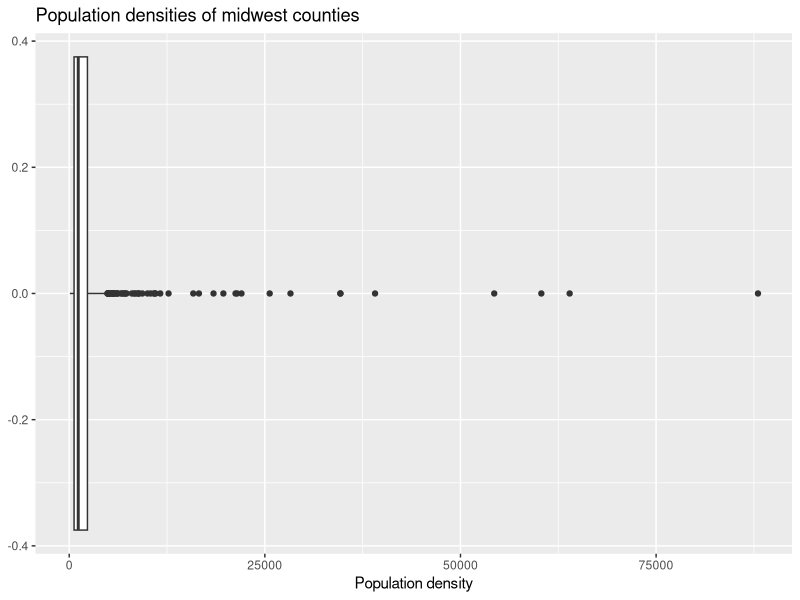
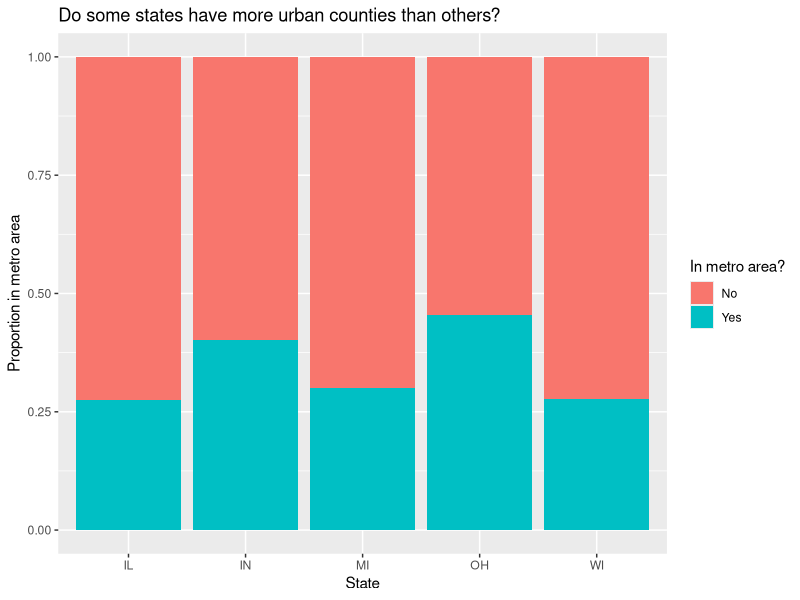
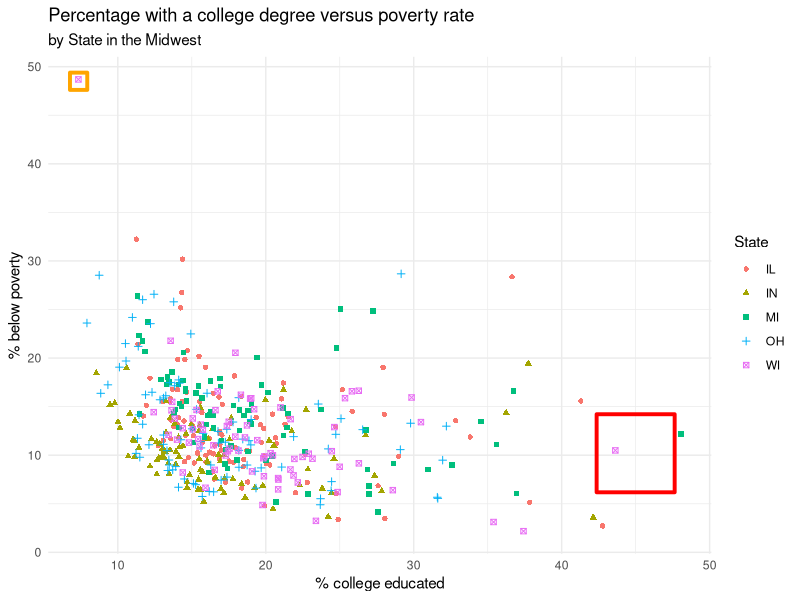

Here is the R script that generated these plots, in order:
## ---- chunk 1
#| eval: true
#| message: false
library(tidyverse)
## ---- chunk 2
#| eval: true
df <- tibble(
  var_1 = c(10, 20, 30, 40, 50),
  var_2 = c("Pizza", "Burger", "Pizza", "Pizza", "Burger"),
  var_3 = c("Apple", "Apple", "Pear", "Pear", "Banana")
)

df
## ---- chunk 3
#| label: popdensity-boxplot
#| fig-width: 5
#| fig-height: 3
#| echo: false
#| eval: true

ggplot(midwest, aes(x = popdensity)) +
  geom_boxplot() +
  labs(
    title = "Population densities of midwest counties",
    x = "Population density"
  )
## ---- chunk 4
#| label: metro-barplot
#| fig-width: 7
#| fig-height: 3
#| echo: false
#| eval: true
midwest <- midwest |>
  mutate(metro = if_else(inmetro == 1, "Yes", "No"))

ggplot(midwest, aes(x = state, fill = metro)) +
  geom_bar(position = "fill") +
  labs(
    title = "Do some states have more urban counties than others?",
    x = "State",
    y = "Proportion in metro area",
    fill = "In metro area?"
  )
## ---- chunk 5
#| label: percollege-percbelowpoverty-scatterplot
#| fig-width: 5
#| fig-height: 3
#| echo: false
#| eval: true
ggplot(
  midwest,
  aes(
    x = percollege, y = percbelowpoverty,
    color = state, shape = state
  )
) +
  geom_point() +
  labs(
    title = "Percentage with a college degree versus poverty rate",
    subtitle = "by State in the Midwest",
    x = "% college educated",
    y = "% below poverty",
    color = "State", shape = "State"
  ) +
  annotate(
    geom = "point",
    x = 7.35, y = 48.5, color = "orange", shape = "square open", 
    size = 4.5, stroke = 2
  ) +
  annotate(
    geom = "point",
    x = 45, y = 10.2, color = "red", shape = "square open", 
    size = 25, stroke = 2
  ) +
  theme_minimal()
